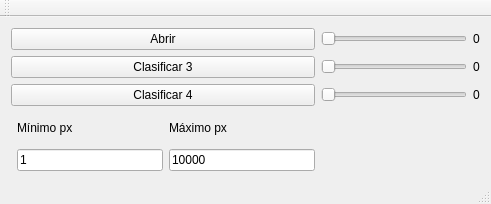
<?xml version="1.0" encoding="UTF-8"?>
<ui version="4.0">
 <class>MainWindow</class>
 <widget class="QMainWindow" name="MainWindow">
  <property name="geometry">
   <rect>
    <x>0</x>
    <y>0</y>
    <width>491</width>
    <height>204</height>
   </rect>
  </property>
  <property name="windowTitle">
   <string>MainWindow</string>
  </property>
  <widget class="QWidget" name="centralWidget">
   <layout class="QGridLayout" name="gridLayout">
    <item row="2" column="0" colspan="3">
     <widget class="QPushButton" name="pb4">
      <property name="text">
       <string>Clasificar 4</string>
      </property>
     </widget>
    </item>
    <item row="1" column="0" colspan="3">
     <widget class="QPushButton" name="pb3">
      <property name="text">
       <string>Clasificar 3</string>
      </property>
     </widget>
    </item>
    <item row="0" column="3">
     <widget class="QSlider" name="slBrillo">
      <property name="minimum">
       <number>0</number>
      </property>
      <property name="maximum">
       <number>250</number>
      </property>
      <property name="pageStep">
       <number>5</number>
      </property>
      <property name="orientation">
       <enum>Qt::Horizontal</enum>
      </property>
     </widget>
    </item>
    <item row="0" column="4">
     <widget class="QLabel" name="label">
      <property name="text">
       <string>0</string>
      </property>
     </widget>
    </item>
    <item row="2" column="3">
     <widget class="QSlider" name="slDilatacion">
      <property name="maximum">
       <number>55</number>
      </property>
      <property name="orientation">
       <enum>Qt::Horizontal</enum>
      </property>
     </widget>
    </item>
    <item row="1" column="4">
     <widget class="QLabel" name="label_2">
      <property name="text">
       <string>0</string>
      </property>
     </widget>
    </item>
    <item row="2" column="4">
     <widget class="QLabel" name="label_3">
      <property name="text">
       <string>0</string>
      </property>
     </widget>
    </item>
    <item row="1" column="3">
     <widget class="QSlider" name="slEriosion">
      <property name="maximum">
       <number>35</number>
      </property>
      <property name="pageStep">
       <number>5</number>
      </property>
      <property name="orientation">
       <enum>Qt::Horizontal</enum>
      </property>
     </widget>
    </item>
    <item row="0" column="0" colspan="3">
     <widget class="QPushButton" name="pbAbrir">
      <property name="text">
       <string>Abrir</string>
      </property>
     </widget>
    </item>
    <item row="4" column="1">
     <widget class="QLineEdit" name="leMin">
      <property name="text">
       <string>1</string>
      </property>
     </widget>
    </item>
    <item row="3" column="1">
     <widget class="QLabel" name="label_4">
      <property name="text">
       <string>Mínimo px</string>
      </property>
     </widget>
    </item>
    <item row="4" column="2">
     <widget class="QLineEdit" name="leMax">
      <property name="text">
       <string>10000</string>
      </property>
     </widget>
    </item>
    <item row="3" column="2">
     <widget class="QLabel" name="label_5">
      <property name="text">
       <string>Máximo px</string>
      </property>
     </widget>
    </item>
   </layout>
  </widget>
  <widget class="QMenuBar" name="menuBar">
   <property name="geometry">
    <rect>
     <x>0</x>
     <y>0</y>
     <width>491</width>
     <height>21</height>
    </rect>
   </property>
  </widget>
  <widget class="QToolBar" name="mainToolBar">
   <attribute name="toolBarArea">
    <enum>TopToolBarArea</enum>
   </attribute>
   <attribute name="toolBarBreak">
    <bool>false</bool>
   </attribute>
  </widget>
  <widget class="QStatusBar" name="statusBar"/>
 </widget>
 <layoutdefault spacing="6" margin="11"/>
 <resources/>
 <connections>
  <connection>
   <sender>slBrillo</sender>
   <signal>valueChanged(int)</signal>
   <receiver>label</receiver>
   <slot>setNum(int)</slot>
   <hints>
    <hint type="sourcelabel">
     <x>168</x>
     <y>58</y>
    </hint>
    <hint type="destinationlabel">
     <x>319</x>
     <y>47</y>
    </hint>
   </hints>
  </connection>
  <connection>
   <sender>slEriosion</sender>
   <signal>valueChanged(int)</signal>
   <receiver>label_2</receiver>
   <slot>setNum(int)</slot>
   <hints>
    <hint type="sourcelabel">
     <x>236</x>
     <y>97</y>
    </hint>
    <hint type="destinationlabel">
     <x>338</x>
     <y>99</y>
    </hint>
   </hints>
  </connection>
  <connection>
   <sender>slDilatacion</sender>
   <signal>valueChanged(int)</signal>
   <receiver>label_3</receiver>
   <slot>setNum(int)</slot>
   <hints>
    <hint type="sourcelabel">
     <x>216</x>
     <y>133</y>
    </hint>
    <hint type="destinationlabel">
     <x>337</x>
     <y>137</y>
    </hint>
   </hints>
  </connection>
 </connections>
</ui>
